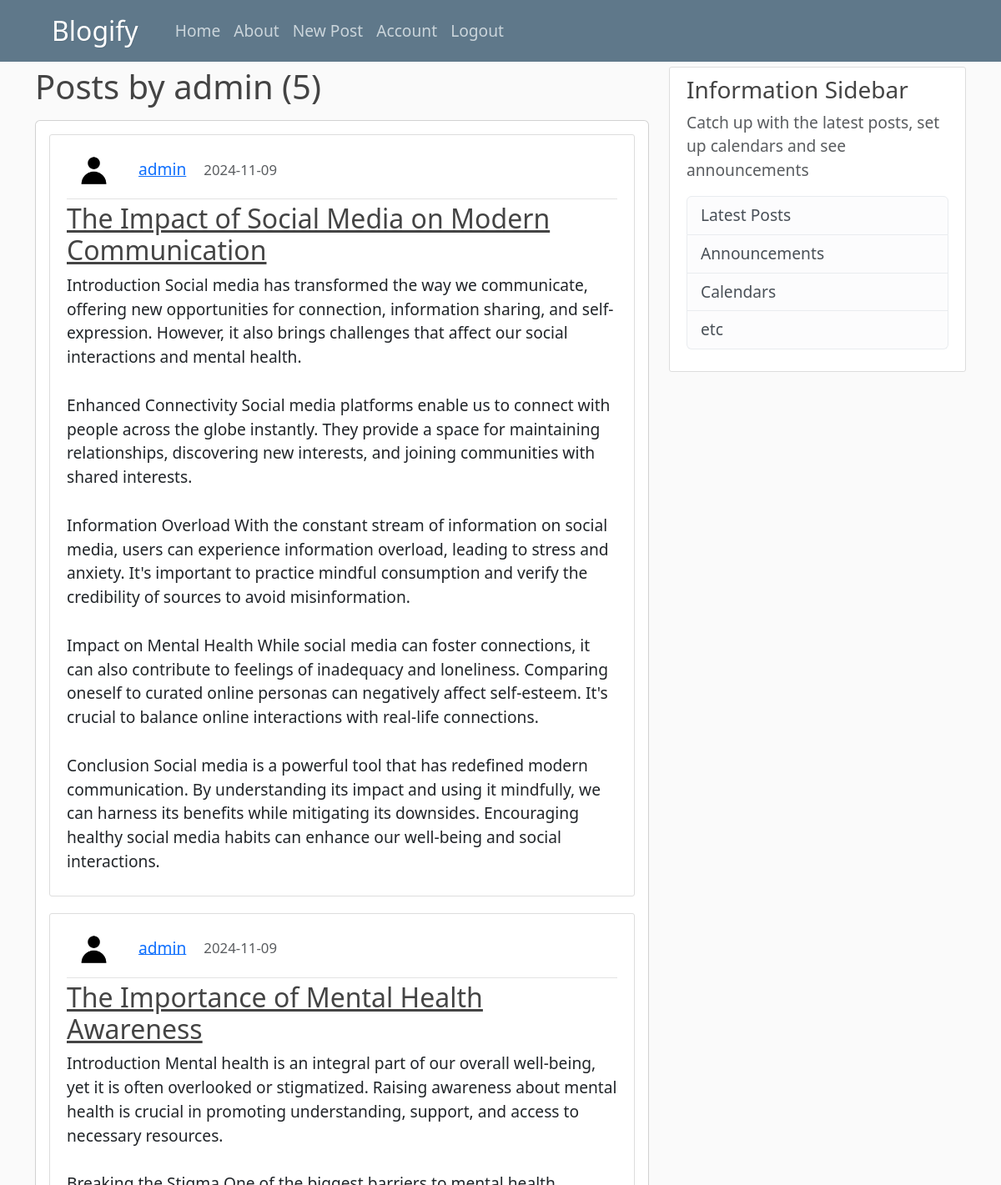
The page /user/admin (signed in, upper part) on the database as committed earlier.
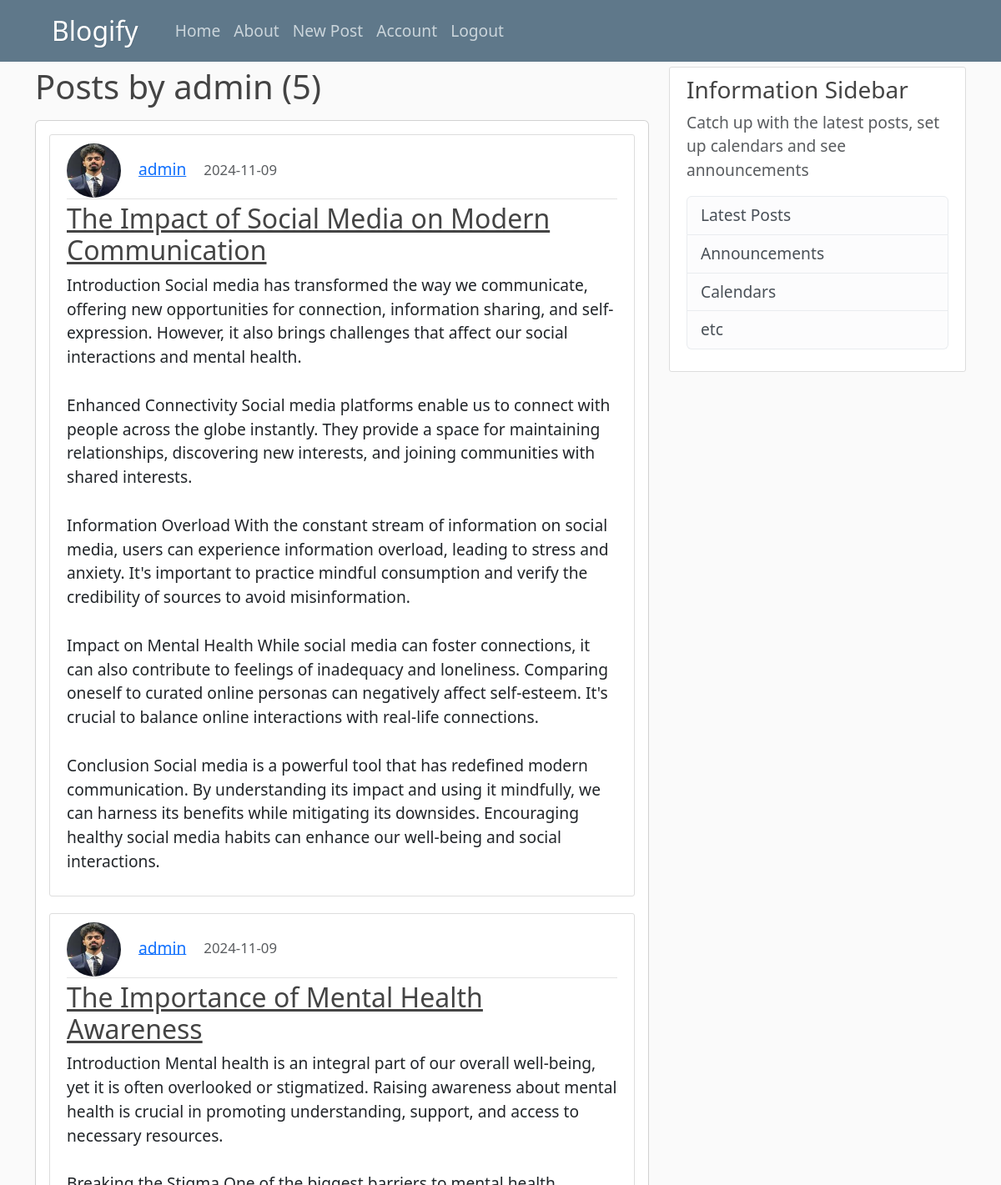
The same page on the database as committed later.
### blogify/models.py (models this page shows, shortened)
class Post(db.Model):
    id = db.Column(db.Integer, primary_key=True)
    title = db.Column(db.String(150), nullable=False)
    date_posted = db.Column(db.DateTime, nullable=False, default=datetime.utcnow)
    content = db.Column(db.Text, nullable=False)
    user_id = db.Column(db.Integer, db.ForeignKey('user.id'), nullable=False)
    likes_count = db.Column(db.Integer, default=0)     # Likes counter
    dislikes_count = db.Column(db.Integer, default=0)  # Dislikes counter

class User(db.Model, UserMixin):
    id = db.Column(db.Integer, primary_key=True)
    username = db.Column(db.String(20), nullable=False, unique=True)
    email = db.Column(db.String(120), nullable=False, unique=True)
    profile_pic = db.Column(db.String(20), nullable=False, default='default.jpg')
    password = db.Column(db.String(60), nullable=False)
    posts = db.relationship('Post', backref='author', lazy=True)

### blogify/routes.py (the view)
@app.route("/user/<string:username>")
@login_required
def user_posts(username: str):
    page = request.args.get('page', 1, type=int)
    user = User.query.filter_by(username=username).first_or_404()
    posts = Post.query.filter_by(author=user)\
        .order_by(Post.date_posted.desc())\
        .paginate(per_page=2, page=page)
    return render_template("user_posts.html", posts=posts, user=user, title="User")

### blogify/models.py (called while the page is built)
@login_manager.user_loader
def load_user(user_id: int):
    return User.query.get(int(user_id))

### blogify/templates/user_posts.html (shortened to what this page needs)
{% extends "layout.html" %}
{% block content %}
  <h1 class="mb-3">Posts by {{ user.username }} ({{ posts.total }})</h1>
    <div class="card">
        <div class="card-body">
            {% for post in posts.items %}
            <article class="media content-section">
              <div class="media-body">
                <div class="article-metadata">
                  <img class="rounded-circle article-img" src="{{ url_for('static', filename='profile_pics/' + post.author.profile_pic) }}">
                  <a class="mr-2" href="{{ url_for('user_posts', username=post.author.username) }}">{{ post.author.username }}</a>
                  <small class="text-muted m-3">{{ post.date_posted.strftime("%Y-%m-%d") }}</small>
                </div>
                <h2><a class="article-title" href="{{ url_for('post', post_id=post.id) }}">{{ post.title }}</a></h2>
                <p class="article-content p-6">{{ post.content }}</p>
              </div>
            </article>
            {% endfor %}
        </div>
    </div>
{% endblock content %}

Rows that differ between the two databases and show on the page:
changed through a linked row, Post "The Impact of Social Media on Modern Communication": profile_pic: picture added in place of a placeholder
changed through a linked row, Post "The Importance of Mental Health Awareness": profile_pic: picture added in place of a placeholder
